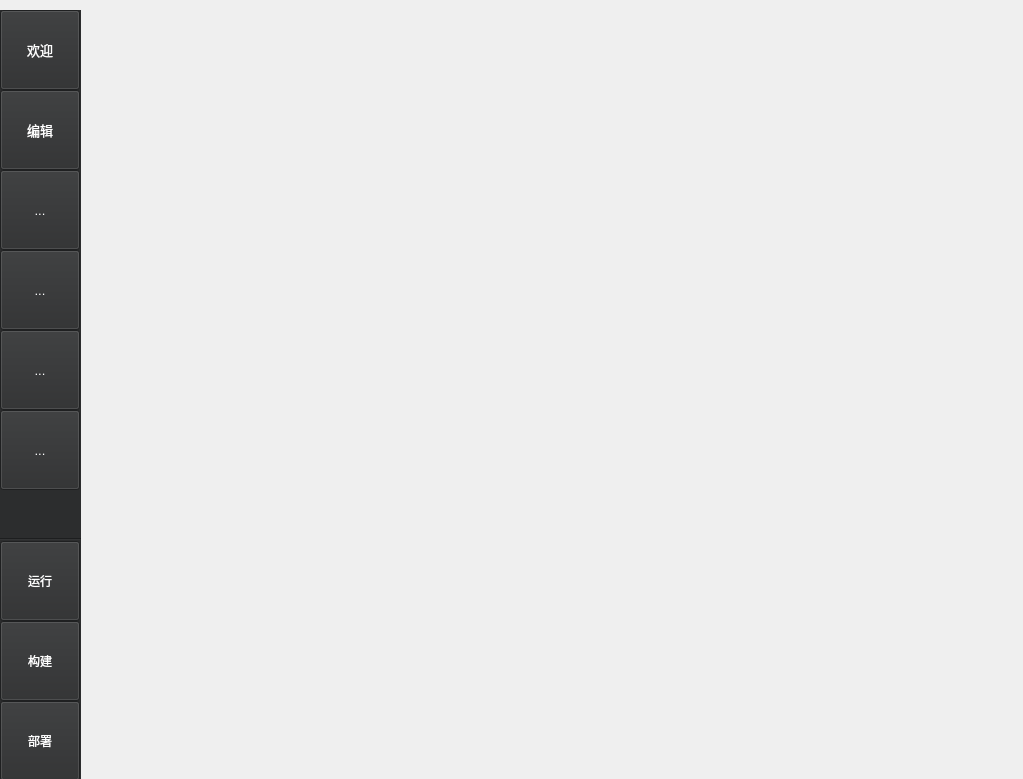
<?xml version="1.0" encoding="UTF-8"?>
<ui version="4.0">
 <class>PageMain</class>
 <widget class="QWidget" name="PageMain">
  <property name="geometry">
   <rect>
    <x>0</x>
    <y>0</y>
    <width>1023</width>
    <height>779</height>
   </rect>
  </property>
  <property name="windowTitle">
   <string>Form</string>
  </property>
  <widget class="QWidget" name="widget" native="true">
   <property name="geometry">
    <rect>
     <x>0</x>
     <y>10</y>
     <width>81</width>
     <height>771</height>
    </rect>
   </property>
   <property name="autoFillBackground">
    <bool>false</bool>
   </property>
   <property name="styleSheet">
    <string notr="true">background-color: rgb(44, 45, 46);</string>
   </property>
   <layout class="QVBoxLayout" name="verticalLayout">
    <property name="spacing">
     <number>0</number>
    </property>
    <property name="leftMargin">
     <number>0</number>
    </property>
    <property name="topMargin">
     <number>0</number>
    </property>
    <property name="rightMargin">
     <number>0</number>
    </property>
    <property name="bottomMargin">
     <number>0</number>
    </property>
    <item>
     <widget class="QToolButton" name="homeButton">
      <property name="sizePolicy">
       <sizepolicy hsizetype="Fixed" vsizetype="Fixed">
        <horstretch>0</horstretch>
        <verstretch>0</verstretch>
       </sizepolicy>
      </property>
      <property name="minimumSize">
       <size>
        <width>80</width>
        <height>80</height>
       </size>
      </property>
      <property name="font">
       <font>
        <pointsize>10</pointsize>
        <weight>50</weight>
        <bold>false</bold>
       </font>
      </property>
      <property name="autoFillBackground">
       <bool>false</bool>
      </property>
      <property name="styleSheet">
       <string notr="true">border-right-color: rgb(134, 136, 136);
color: rgb(255, 255, 255);</string>
      </property>
      <property name="text">
       <string>欢迎</string>
      </property>
      <property name="icon">
       <iconset resource="../../res/icons.qrc">
        <normaloff>:/icons/dark/appbar.tiles.nine.png</normaloff>:/icons/dark/appbar.tiles.nine.png</iconset>
      </property>
      <property name="iconSize">
       <size>
        <width>65</width>
        <height>65</height>
       </size>
      </property>
      <property name="toolButtonStyle">
       <enum>Qt::ToolButtonTextUnderIcon</enum>
      </property>
     </widget>
    </item>
    <item>
     <widget class="QToolButton" name="editButton">
      <property name="sizePolicy">
       <sizepolicy hsizetype="Fixed" vsizetype="Fixed">
        <horstretch>0</horstretch>
        <verstretch>0</verstretch>
       </sizepolicy>
      </property>
      <property name="minimumSize">
       <size>
        <width>80</width>
        <height>80</height>
       </size>
      </property>
      <property name="font">
       <font>
        <pointsize>10</pointsize>
        <weight>50</weight>
        <bold>false</bold>
       </font>
      </property>
      <property name="styleSheet">
       <string>border-right-color: rgb(134, 136, 136);
color: rgb(255, 255, 255);</string>
      </property>
      <property name="text">
       <string>编辑</string>
      </property>
      <property name="icon">
       <iconset resource="../../res/icons.qrc">
        <normaloff>:/icons/dark/appbar.page.text.png</normaloff>:/icons/dark/appbar.page.text.png</iconset>
      </property>
      <property name="iconSize">
       <size>
        <width>65</width>
        <height>65</height>
       </size>
      </property>
      <property name="toolButtonStyle">
       <enum>Qt::ToolButtonTextUnderIcon</enum>
      </property>
     </widget>
    </item>
    <item>
     <widget class="QToolButton" name="toolButton_3">
      <property name="sizePolicy">
       <sizepolicy hsizetype="Fixed" vsizetype="Fixed">
        <horstretch>0</horstretch>
        <verstretch>0</verstretch>
       </sizepolicy>
      </property>
      <property name="minimumSize">
       <size>
        <width>80</width>
        <height>80</height>
       </size>
      </property>
      <property name="font">
       <font>
        <pointsize>10</pointsize>
        <weight>50</weight>
        <bold>false</bold>
       </font>
      </property>
      <property name="styleSheet">
       <string>border-right-color: rgb(134, 136, 136);
color: rgb(255, 255, 255);</string>
      </property>
      <property name="text">
       <string>...</string>
      </property>
      <property name="iconSize">
       <size>
        <width>65</width>
        <height>65</height>
       </size>
      </property>
      <property name="toolButtonStyle">
       <enum>Qt::ToolButtonTextUnderIcon</enum>
      </property>
     </widget>
    </item>
    <item>
     <widget class="QToolButton" name="toolButton_4">
      <property name="sizePolicy">
       <sizepolicy hsizetype="Fixed" vsizetype="Fixed">
        <horstretch>0</horstretch>
        <verstretch>0</verstretch>
       </sizepolicy>
      </property>
      <property name="minimumSize">
       <size>
        <width>80</width>
        <height>80</height>
       </size>
      </property>
      <property name="font">
       <font>
        <pointsize>10</pointsize>
        <weight>50</weight>
        <bold>false</bold>
       </font>
      </property>
      <property name="styleSheet">
       <string>border-right-color: rgb(134, 136, 136);
color: rgb(255, 255, 255);</string>
      </property>
      <property name="text">
       <string>...</string>
      </property>
      <property name="iconSize">
       <size>
        <width>65</width>
        <height>65</height>
       </size>
      </property>
      <property name="toolButtonStyle">
       <enum>Qt::ToolButtonTextUnderIcon</enum>
      </property>
     </widget>
    </item>
    <item>
     <widget class="QToolButton" name="toolButton_5">
      <property name="sizePolicy">
       <sizepolicy hsizetype="Fixed" vsizetype="Fixed">
        <horstretch>0</horstretch>
        <verstretch>0</verstretch>
       </sizepolicy>
      </property>
      <property name="minimumSize">
       <size>
        <width>80</width>
        <height>80</height>
       </size>
      </property>
      <property name="font">
       <font>
        <pointsize>10</pointsize>
        <weight>50</weight>
        <bold>false</bold>
       </font>
      </property>
      <property name="styleSheet">
       <string>border-right-color: rgb(134, 136, 136);
color: rgb(255, 255, 255);</string>
      </property>
      <property name="text">
       <string>...</string>
      </property>
      <property name="iconSize">
       <size>
        <width>65</width>
        <height>65</height>
       </size>
      </property>
      <property name="toolButtonStyle">
       <enum>Qt::ToolButtonTextUnderIcon</enum>
      </property>
     </widget>
    </item>
    <item>
     <widget class="QToolButton" name="toolButton_6">
      <property name="sizePolicy">
       <sizepolicy hsizetype="Fixed" vsizetype="Fixed">
        <horstretch>0</horstretch>
        <verstretch>0</verstretch>
       </sizepolicy>
      </property>
      <property name="minimumSize">
       <size>
        <width>80</width>
        <height>80</height>
       </size>
      </property>
      <property name="font">
       <font>
        <pointsize>10</pointsize>
        <weight>50</weight>
        <bold>false</bold>
       </font>
      </property>
      <property name="styleSheet">
       <string>border-right-color: rgb(134, 136, 136);
color: rgb(255, 255, 255);</string>
      </property>
      <property name="text">
       <string>...</string>
      </property>
      <property name="iconSize">
       <size>
        <width>65</width>
        <height>65</height>
       </size>
      </property>
      <property name="toolButtonStyle">
       <enum>Qt::ToolButtonTextUnderIcon</enum>
      </property>
     </widget>
    </item>
    <item>
     <spacer name="verticalSpacer">
      <property name="orientation">
       <enum>Qt::Vertical</enum>
      </property>
      <property name="sizeHint" stdset="0">
       <size>
        <width>20</width>
        <height>27</height>
       </size>
      </property>
     </spacer>
    </item>
    <item>
     <widget class="Line" name="line">
      <property name="orientation">
       <enum>Qt::Horizontal</enum>
      </property>
     </widget>
    </item>
    <item>
     <widget class="QToolButton" name="runButton">
      <property name="sizePolicy">
       <sizepolicy hsizetype="Fixed" vsizetype="Fixed">
        <horstretch>1</horstretch>
        <verstretch>0</verstretch>
       </sizepolicy>
      </property>
      <property name="minimumSize">
       <size>
        <width>80</width>
        <height>80</height>
       </size>
      </property>
      <property name="styleSheet">
       <string notr="true">color: rgb(255, 255, 255);</string>
      </property>
      <property name="text">
       <string>运行</string>
      </property>
      <property name="icon">
       <iconset resource="../../res/icons.qrc">
        <normaloff>:/icons/dark/appbar.control.play.png</normaloff>:/icons/dark/appbar.control.play.png</iconset>
      </property>
      <property name="iconSize">
       <size>
        <width>40</width>
        <height>40</height>
       </size>
      </property>
      <property name="toolButtonStyle">
       <enum>Qt::ToolButtonTextUnderIcon</enum>
      </property>
     </widget>
    </item>
    <item>
     <widget class="QToolButton" name="buildButton">
      <property name="sizePolicy">
       <sizepolicy hsizetype="Fixed" vsizetype="Fixed">
        <horstretch>1</horstretch>
        <verstretch>0</verstretch>
       </sizepolicy>
      </property>
      <property name="minimumSize">
       <size>
        <width>80</width>
        <height>80</height>
       </size>
      </property>
      <property name="styleSheet">
       <string notr="true">color: rgb(255, 255, 255);</string>
      </property>
      <property name="text">
       <string>构建</string>
      </property>
      <property name="icon">
       <iconset resource="../../res/icons.qrc">
        <normaloff>:/icons/dark/appbar.truck.png</normaloff>:/icons/dark/appbar.truck.png</iconset>
      </property>
      <property name="iconSize">
       <size>
        <width>60</width>
        <height>60</height>
       </size>
      </property>
      <property name="toolButtonStyle">
       <enum>Qt::ToolButtonTextUnderIcon</enum>
      </property>
     </widget>
    </item>
    <item>
     <widget class="QToolButton" name="deployButton">
      <property name="sizePolicy">
       <sizepolicy hsizetype="Fixed" vsizetype="Fixed">
        <horstretch>1</horstretch>
        <verstretch>0</verstretch>
       </sizepolicy>
      </property>
      <property name="minimumSize">
       <size>
        <width>80</width>
        <height>80</height>
       </size>
      </property>
      <property name="styleSheet">
       <string notr="true">color: rgb(255, 255, 255);</string>
      </property>
      <property name="text">
       <string>部署</string>
      </property>
      <property name="icon">
       <iconset resource="../../res/icons.qrc">
        <normaloff>:/icons/dark/appbar.plane.png</normaloff>:/icons/dark/appbar.plane.png</iconset>
      </property>
      <property name="iconSize">
       <size>
        <width>60</width>
        <height>60</height>
       </size>
      </property>
      <property name="toolButtonStyle">
       <enum>Qt::ToolButtonTextUnderIcon</enum>
      </property>
     </widget>
    </item>
   </layout>
  </widget>
 </widget>
 <resources>
  <include location="../../res/icons.qrc"/>
 </resources>
 <connections/>
</ui>
